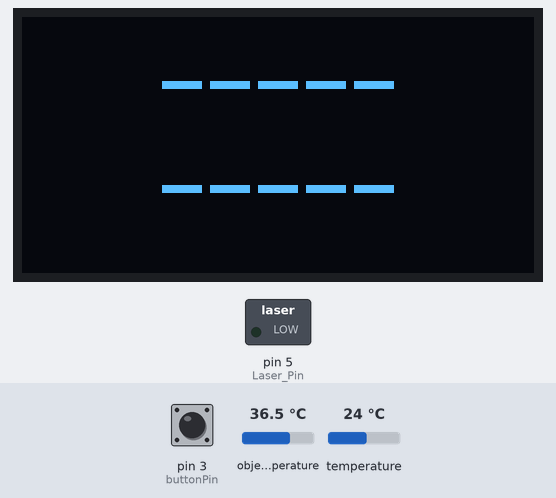
The sketch below on a simulated Arduino Uno, built with avr-gcc and run on an emulated ATmega328P. On the bench: 128×64 one-colour display, switched loads named in the sketch (green lamp = pin HIGH). The test bench sets the inputs (shaded band); at power-on: pin 3 (buttonPin) LOW, object temperature 36.5 °C, temperature 24 °C. What the sketch prints to the serial monitor is not drawn.

Above: at 1.5 s.
1.6 s: pin 3 (buttonPin) pulled HIGH for 1 s
At 2.9 s:
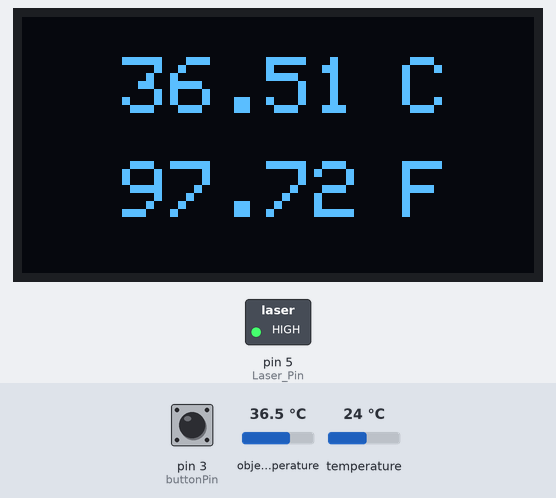
5.0 s: pin 3 (buttonPin) pulled HIGH for 3.2 s
At 10.2 s:
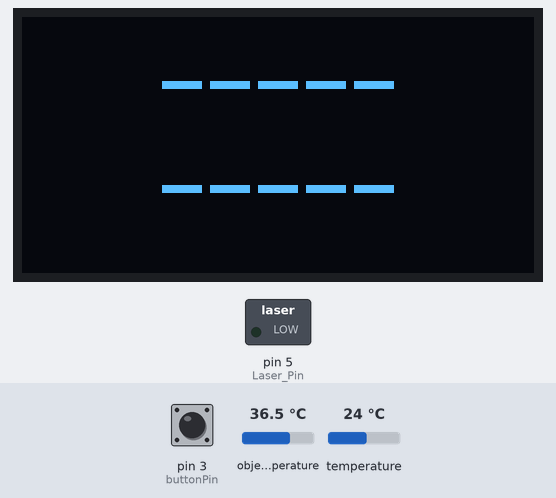
Timing chart, 0 to 11.7 s (numbered marks = the images above; inputs shaded):
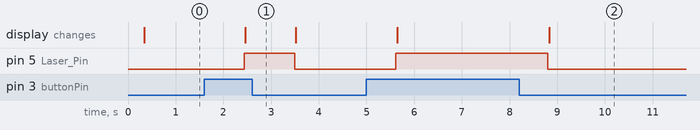

The sketch:

code.ino
```cpp
#include <Wire.h>
#include <Adafruit_MLX90614.h>
#include <Adafruit_SSD1306.h>

#define SCREEN_WIDTH 128 // OLED display width, in pixels
#define SCREEN_HEIGHT 64 // OLED display height, in pixels

const int Laser_Pin = 5;  // Laser Pin
int buttonState = 0;
const int buttonPin = 3;  // Changed button pin to pin 3

// Debounce variables
int lastButtonState = 0;
unsigned long lastDebounceTime = 0;
unsigned long debounceDelay = 50;

// Declaration for an SSD1306 display connected to I2C (SDA, SCL pins)
Adafruit_SSD1306 display(SCREEN_WIDTH, SCREEN_HEIGHT, &Wire, -1);

Adafruit_MLX90614 mlx = Adafruit_MLX90614();

void setup() {
  Serial.begin(9600);
  Serial.println("Adafruit MLX90614 test");

  pinMode(Laser_Pin, OUTPUT);
  pinMode(buttonPin, INPUT);

  if(!display.begin(SSD1306_SWITCHCAPVCC, 0x3C)) { // Address 0x3C for 128x64
    Serial.println(F("SSD1306 allocation failed"));
    for(;;);
  }

  display.clearDisplay();
  display.setRotation(2);
  display.setTextSize(1);
  display.setTextColor(WHITE);
  display.setCursor(0, 35);
  display.println("Initializing Temp");
  display.display();
  delay(250);
  display.clearDisplay();

  mlx.begin();
}

void loop() {
  // Read the button state and implement debounce
  int reading = digitalRead(buttonPin);

  if (reading != lastButtonState) {
    lastDebounceTime = millis();
  }

  if ((millis() - lastDebounceTime) > debounceDelay) {
    if (reading != buttonState) {
      buttonState = reading;
    }
  }

  lastButtonState = reading;

  // Print ambient and object temperature in Celsius and Fahrenheit
  float ambientC = mlx.readAmbientTempC();
  float objectC = mlx.readObjectTempC();
  float ambientF = mlx.readAmbientTempF();
  float objectF = mlx.readObjectTempF();

  // Commented out for variety
  // Serial.print("Ambient = "); Serial.print(ambientC);
  // Serial.print("*C\tObject = "); Serial.print(objectC); Serial.println("*C");
  // Serial.print("Ambient = "); Serial.print(ambientF);
  // Serial.print("*F\tObject = "); Serial.print(objectF); Serial.println("*F");

  // Check if the pushbutton is pressed
  if (buttonState == HIGH) {
    digitalWrite(Laser_Pin, HIGH);

    display.clearDisplay();
    display.setTextSize(2);  // Size 2 means each pixel is 12 width and 16 high
    display.setCursor(25, 10);
    display.print(objectC);
    display.setCursor(95, 10);
    display.print("C");
    display.setCursor(25, 36);
    display.print(objectF);
    display.setCursor(95, 36);
    display.print("F");
    display.display();

  } else {
    digitalWrite(Laser_Pin, LOW);

    display.clearDisplay();
    display.setTextSize(2);  // Size 2 means each pixel is 12 width and 16 high
    display.setCursor(35, 10);
    display.print("-----");
    display.setCursor(105, 10);
    display.print("");
    display.setCursor(35, 36);
    display.print("-----");
    display.setCursor(105, 36);
    display.print("");
    display.display();
  }

  // Commented out for variety
  // Serial.println();
  delay(500);
}
```

Measured:
- after the input at 1.6 s, pin 5 (Laser_Pin): LOW → HIGH after 0.83 s, → LOW 1.1 s later; the display: changes after 0.86 s (image 1)
- after the input at 5.0 s, pin 5 (Laser_Pin): LOW → HIGH after 0.62 s, → LOW 3.2 s later; the display: first changes after 0.64 s (image 2 shows a later state)
